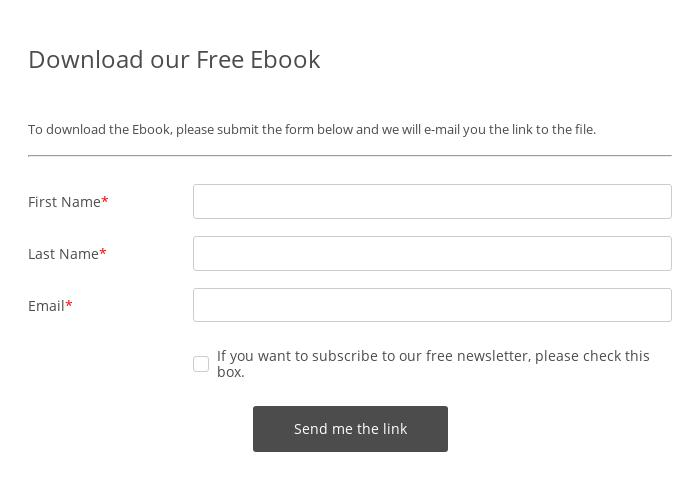
#> input picture backend/uploads/437579cc-7b41-4c98-b45d-a6c23aae8680_test_image.jpg, 700 x 480 px
$ python -i cv_pipeline.py   (imports and definitions only)
#> lines starting #> are read from the running program, lines starting #| are printed output that depends on the picture; after the words box and inside, x2 and y2 are one past the last pixel; in counts of white or black regions, pixels touching at a corner belong together
import cv2
import numpy as np
import os

def order_points(pts):
    # Order points as top-left, top-right, bottom-right, bottom-left
    rect = np.zeros((4, 2), dtype="float32")

    s = pts.sum(axis=1)
    rect[0] = pts[np.argmin(s)]
    rect[2] = pts[np.argmax(s)]

    diff = np.diff(pts, axis=1)
    rect[1] = pts[np.argmin(diff)]
    rect[3] = pts[np.argmax(diff)]

    return rect

def four_point_transform(image, pts):
    rect = order_points(pts)
    (tl, tr, br, bl) = rect

    # Compute the width of the new image
    widthA = np.sqrt(((br[0] - bl[0]) ** 2) + ((br[1] - bl[1]) ** 2))
    widthB = np.sqrt(((tr[0] - tl[0]) ** 2) + ((tr[1] - tl[1]) ** 2))
    maxWidth = max(int(widthA), int(widthB))

    # Compute the height of the new image
    heightA = np.sqrt(((tr[0] - br[0]) ** 2) + ((tr[1] - br[1]) ** 2))
    heightB = np.sqrt(((tl[0] - bl[0]) ** 2) + ((tl[1] - bl[1]) ** 2))
    maxHeight = max(int(heightA), int(heightB))

    # Destination points
    dst = np.array([
        [0, 0],
        [maxWidth - 1, 0],
        [maxWidth - 1, maxHeight - 1],
        [0, maxHeight - 1]
    ], dtype="float32")

    # Perspective transform matrix
    M = cv2.getPerspectiveTransform(rect, dst)
    warped = cv2.warpPerspective(image, M, (maxWidth, maxHeight))

    return warped

def preprocess_document(image_path, output_path):
    """
    Reads image, finds document edges, crops & straightens,
    and applies adaptive thresholding/contrast enhancement.
    """
#> called with output_path = 'out.png'
    try:
        image = cv2.imread(image_path)
#> image is the input picture: shape (480, 700, 3); mean B, G, R 247.2, 247.2, 247.2
        if image is None:
            raise ValueError(f"Could not read image from path: {image_path}")

        orig = image.copy()

        try:
            ratio = image.shape[0] / 500.0
#> ratio = 0.96

            # Resize to 500px height for faster, reliable contour detection
            resized = cv2.resize(image, (int(image.shape[1] / ratio), 500))

            # Convert to grayscale, blur, and find edges
            gray = cv2.cvtColor(resized, cv2.COLOR_BGR2GRAY)
            blurred = cv2.GaussianBlur(gray, (5, 5), 0)
            edged = cv2.Canny(blurred, 75, 200)
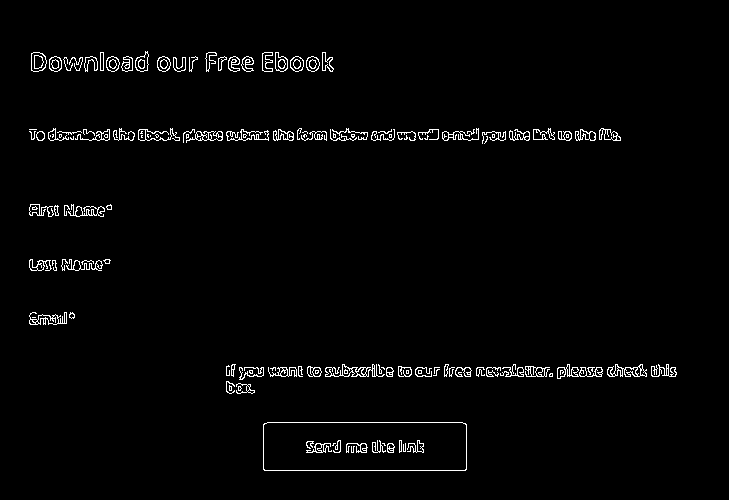
#> edged: shape (500, 729); 2.1% white in thin lines or dots, all inside (x1, y1, x2, y2) = (29, 51, 677, 471)

            # Find contours
            contours, _ = cv2.findContours(edged.copy(), cv2.RETR_LIST, cv2.CHAIN_APPROX_SIMPLE)
#> contours = 302 contours, 146 with area under 20; largest, box (x1, y1, x2, y2) and area: (263, 422, 467, 471) 9735, (263, 422, 467, 471) 9729, (607, 364, 647, 377) 266, (557, 364, 603, 379) 261, (31, 52, 47, 72) 246
            contours = sorted(contours, key=cv2.contourArea, reverse=True)[:5]
#> contours = 5 contours; box (x1, y1, x2, y2) and area: (263, 422, 467, 471) 9735, (263, 422, 467, 471) 9729, (607, 364, 647, 377) 266, (557, 364, 603, 379) 261, (31, 52, 47, 72) 246

            screen_cnt = None
            for c in contours:
                # Approximate the contour
                peri = cv2.arcLength(c, True)
                approx = cv2.approxPolyDP(c, 0.02 * peri, True)

                # If contour has 4 points, we found the sheet
                if len(approx) == 4:
                    screen_cnt = approx
                    break
#> this loop made 1 pass
#> (peri, screen_cnt) on pass 1: (498.5, [[263, 424], [264, 470], [466, 469], [462, 422]])

            # Apply transform if document contour found
            if screen_cnt is not None:
                # Scale back the points to original image size
                pts = screen_cnt.reshape(4, 2) * ratio
#> pts = [[252.5, 407], [253.4, 451.2], [447.4, 450.2], [443.5, 405.1]]
                warped = four_point_transform(orig, pts)
#> in order_points, `s = pts.sum(axis=1)`: s = [659.5, 704.6, 897.6, 848.6]
#> in order_points, `diff = np.diff(pts, axis=1)`: diff = [154.6, 197.8, 2.88, -38.4]
#> in four_point_transform, `rect = order_points(pts)`: rect = [[252.5, 407], [443.5, 405.1], [447.4, 450.2], [253.4, 451.2]]
#> in four_point_transform, `(tl, tr, br, bl) = rect`: tl = [252.5, 407]; tr = [443.5, 405.1]; br = [447.4, 450.2]; bl = [253.4, 451.2]
#> in four_point_transform, `widthA = np.sqrt(((br[0] - bl[0]) ** 2) + ((br[1] - bl[1]) ** 2))`: widthA = 193.9
#> in four_point_transform, `widthB = np.sqrt(((tr[0] - tl[0]) ** 2) + ((tr[1] - tl[1]) ** 2))`: widthB = 191
#> in four_point_transform, `maxWidth = max(int(widthA), int(widthB))`: maxWidth = 193
#> in four_point_transform, `heightA = np.sqrt(((tr[0] - br[0]) ** 2) + ((tr[1] - br[1]) ** 2))`: heightA = 45.28
#> in four_point_transform, `heightB = np.sqrt(((tl[0] - bl[0]) ** 2) + ((tl[1] - bl[1]) ** 2))`: heightB = 44.17
#> in four_point_transform, `maxHeight = max(int(heightA), int(heightB))`: maxHeight = 45
#> in four_point_transform, `dst = np.array([ [0, 0], [maxWidth - 1, 0], [maxWidth - 1, maxHeight -..`: dst = [[0, 0], [192, 0], [192, 44], [0, 44]]
#> in four_point_transform, `M = cv2.getPerspectiveTransform(rect, dst)`: M = [[1.23, -0.0267, -299.2], [0.0121, 1.21, -495.1], [0.000142, 0.000393, 1]]
#> in four_point_transform, `warped = cv2.warpPerspective(image, M, (maxWidth, maxHeight))`:
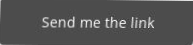
#> warped: shape (45, 193, 3); min 56, max 251, mean 82.8
            else:
                # Fallback to entire image if contour not found
                warped = orig

            # Convert warped image to grayscale
            warped_gray = cv2.cvtColor(warped, cv2.COLOR_BGR2GRAY)

            # Enhance contrast and reduce noise
            # We use adaptive thresholding to get a crisp black-on-white document effect
            enhanced = cv2.adaptiveThreshold(
                warped_gray, 255, cv2.ADAPTIVE_THRESH_GAUSSIAN_C,
                cv2.THRESH_BINARY, 11, 10
            )
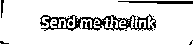
#> enhanced: shape (45, 193); 87.7% white; black in thin lines or dots
        except Exception as e:
            print(f"Warning: CV thresholding failed: {e}. Using original image.")
            enhanced = orig

        # Save the processed image
        os.makedirs(os.path.dirname(output_path), exist_ok=True)
        cv2.imwrite(output_path, enhanced)
        return True
    except Exception as e:
        print(f"Warning: CV Preprocessing failed entirely: {e}. Copying original file directly.")
        try:
            import shutil
            os.makedirs(os.path.dirname(output_path), exist_ok=True)
            shutil.copy2(image_path, output_path)
            return True
        except Exception as copy_err:
            raise RuntimeError(f"CV Preprocessing and fallback copying both failed. Original err: {e}, Copy err: {copy_err}")

# [58 lines left out: functions get_enhancement_scale_factor, enhance_image_for_ocr, not called in this run]

>>> result = preprocess_document('uploads/437579cc-7b41-4c98-b45d-a6c23aae8680_test_image.jpg', 'out.png')

$ run again, on backend/uploads/00d68a03-d2fb-4a8d-add7-b60febe92ac8_Patient_Registration_Form.png
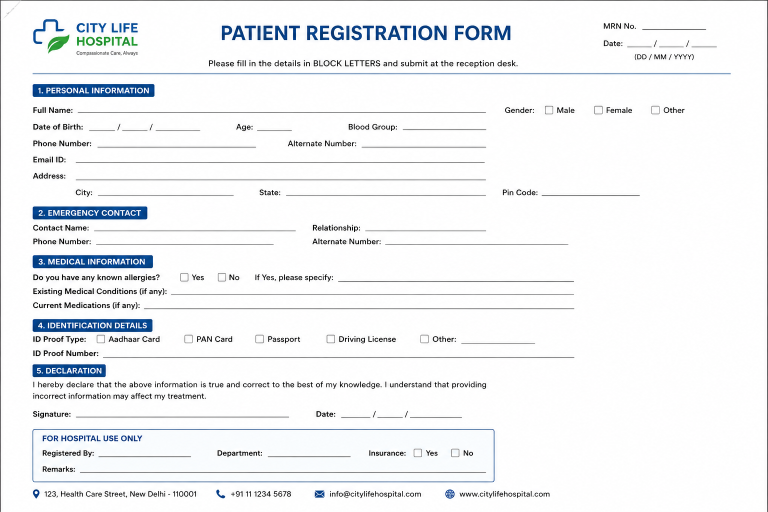
#> input picture backend/uploads/00d68a03-d2fb-4a8d-add7-b60febe92ac8_Patient_Registration_Form.png, 1536 x 1024 px (shown at 1/2 size)
#> in preprocess_document, image is the input picture: shape (1024, 1536, 3); mean B, G, R 244.7, 242.9, 241.2
#> in preprocess_document, `edged = cv2.Canny(blurred, 75, 200)`:
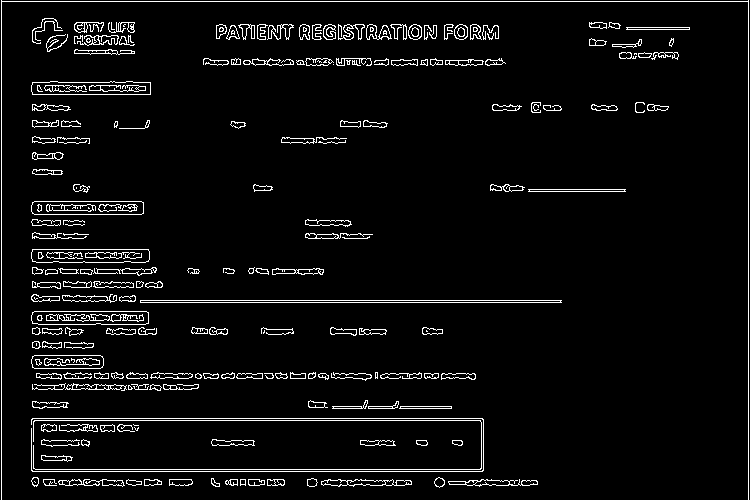
#> edged: shape (500, 750); 4.9% white in thin lines or dots
#> in preprocess_document, `contours, _ = cv2.findContours(edged.copy(), cv2.RETR_LIST, cv2.CHAIN_..`: contours = 472 contours, 133 with area under 20; largest, box (x1, y1, x2, y2) and area: (31, 249, 150, 263) 1503, (31, 249, 150, 263) 1501, (31, 311, 149, 325) 1498, (31, 311, 149, 325) 1496, (31, 201, 144, 215) 1444
#> in preprocess_document, `contours = sorted(contours, key=cv2.contourArea, reverse=True)[:5]`: contours = 5 contours; box (x1, y1, x2, y2) and area: (31, 249, 150, 263) 1503, (31, 249, 150, 263) 1501, (31, 311, 149, 325) 1498, (31, 311, 149, 325) 1496, (31, 201, 144, 215) 1444
#> the loop in preprocess_document, `for c in contours:` made 1 pass
#> (peri, screen_cnt) on pass 1: (261, [[31, 252], [36, 262], [149, 259], [148, 249]])
#> pts = [[63.49, 516.1], [73.73, 536.6], [305.2, 530.4], [303.1, 510]]
#> s = [579.6, 610.3, 835.6, 813.1]
#> diff = [452.6, 462.8, 225.3, 206.8]
#> rect = [[63.49, 516.1], [303.1, 510], [305.2, 530.4], [73.73, 536.6]]
#> tl = [63.49, 516.1]; tr = [303.1, 510]; br = [305.2, 530.4]; bl = [73.73, 536.6]
#> widthA = 231.5
#> widthB = 239.7
#> maxWidth = 239
#> heightA = 20.58
#> heightB = 22.9
#> maxHeight = 22
#> dst = [[0, 0], [238, 0], [238, 21], [0, 21]]
#> M = [[0.527, -0.263, 102.5], [0.0136, 0.531, -274.7], [-4.63e-05, -0.00088, 1]]
#> in preprocess_document, `enhanced = cv2.adaptiveThreshold( warped_gray, 255, cv2.ADAPTIVE_THRES..`:
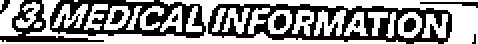
#> enhanced: shape (22, 239) (shown 2 times larger); 56.7% white; 12 black regions (5 under 20 px), largest, box (x1, y1, x2, y2) and area: (104, 2, 226, 22) 1088, (25, 0, 103, 19) 730, (0, 0, 52, 21) 270
